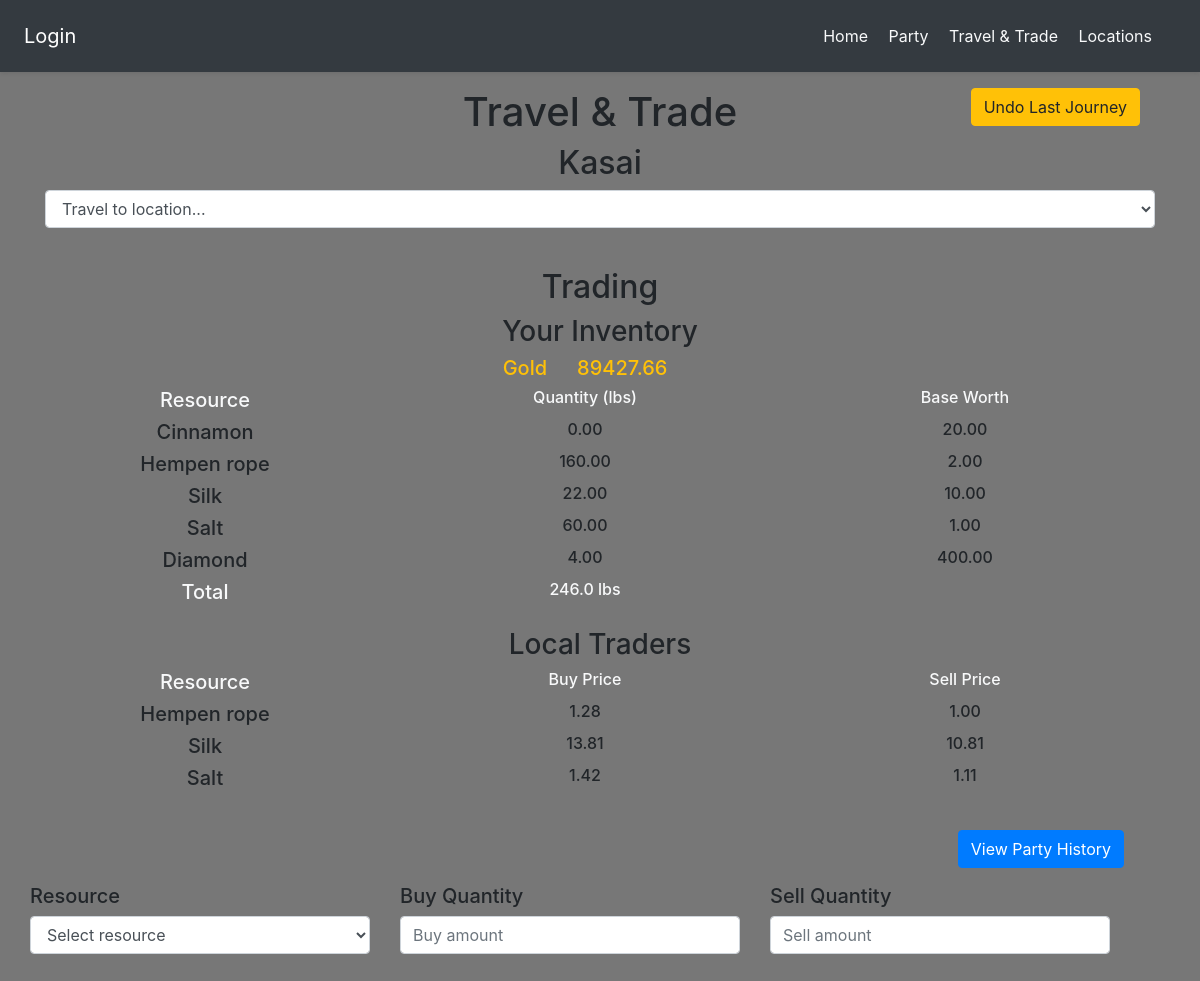
The page /party/travel/ on the database as committed earlier.
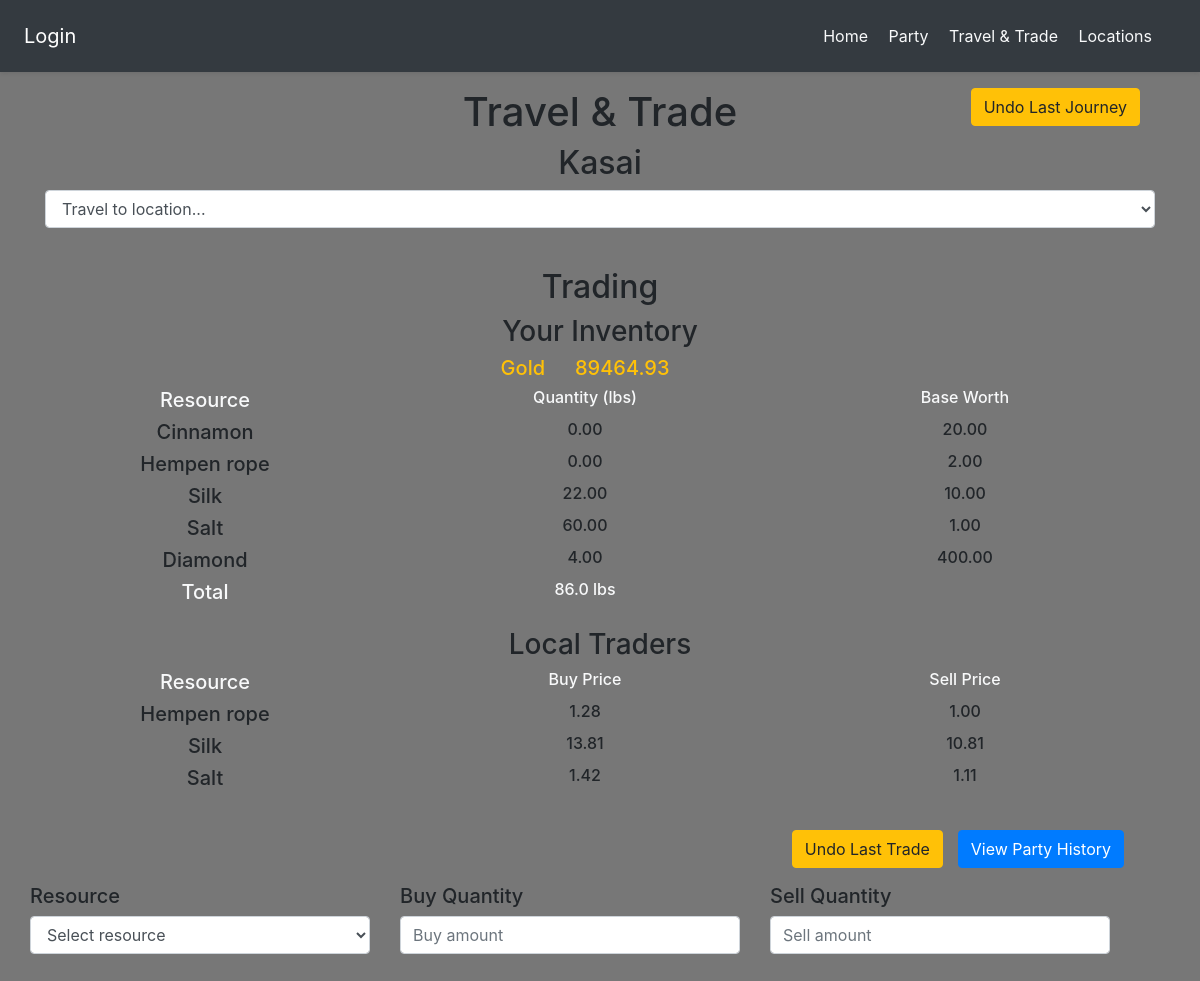
The same page on the database as committed later.
### party/models.py (models this page shows, shortened)
class Party(models.Model):
    members = models.ManyToManyField('Character', related_name='party',)
    location = models.ForeignKey('locations.Location', on_delete=DO_NOTHING)
    journey_count = models.IntegerField(default=1)
    gold = models.FloatField(default=0)
    inventory = models.ManyToManyField('locations.Resource', through='Inventory')
    travel_history = models.ManyToManyField('locations.Location', related_name='history', through='TravelHistory')
    class Meta:
        ordering = ['-id']
    objects = PartyManager()
    def weight(self):
        return ( f'{self.resource_set.aggregate(total_weight=Sum("quantity"))["total_weight"]} lbs' )
    def get_resource(self, r):
        try:
            i = self.resource_set.get(resource_id=r.id)
        except:
            if r is None:
                return
            i = self.inventory.add(r)
        return i
    def latest_trade(self):
        return self.trade_history_set.first() or None
    def latest_journey(self):
        return self.travel_history_set.first() or self.travel_history_set.add_history(self)

class Inventory(models.Model):
    party = models.ForeignKey(Party, related_name='resource_set', on_delete=CASCADE)
    resource = models.ForeignKey('locations.Resource', on_delete=DO_NOTHING)
    quantity = models.FloatField(default=0)

### locations/models.py (models this page shows)
class Resource(models.Model):
    name = models.CharField(unique=True, max_length=50)
    base_value = models.FloatField()
    variance = models.FloatField()
    probability = models.FloatField(null=True, default=None)
    objects = ResourceManager()

### party/views.py (the view)
# urls.py: path('travel/', views.travel_page, name='travel_page'),
def travel_page(request):
    party: Party = Party.objects.get(id=1)
    current_location = party.location
    latest_journey = party.latest_journey()
    latest_trade = party.latest_trade()
    all_locations = Location.objects.exclude(id=current_location.id).order_by('name')
    all_resources = Resource.objects.all()
    for r in all_resources:
        try:
            party.inventory.get(resource_id=r.id)
        except:
            party.inventory.add(r)
    local_resources, inventory, local_specialities = get_stocks(party)
    context = {
        'title': 'Travel Page',
        'party': party,
        'inventory': inventory,
        'current_location': current_location,
        'all_locations': all_locations,
        'local_resources': local_resources,
        'local_specialities': local_specialities,
        'latest_trade': latest_trade,
    }
    return render(request, 'travel.html', context)

### party/views.py (called while the page is built)
def get_price(r:Resource, lr:LocationResource) -> float:
    adjustment = random()
    try:
        return float((lr.base_value or r.base_value) * ( 1 + (lr.variance or r.variance) * (adjustment * 2 - 1) ))
    except:
        return float(r.base_value * ( 1 + r.variance * (adjustment * 2 - 1) ))

### templates/travel.html (shortened to what the changed rows need)
{% extends 'base.html' %}
{% block content %}
<div class="container text-center">
    <div class="row w-100">
        <h1 class="col-auto">Travel & Trade</h1>
    </div>
    <h2 class="text-center w-100">{{ current_location.name }}</h2>
            {% if local_resources %}
            <div class="row mt-4">
                <h2 class="text-center w-100">Trading</h2>
                <div class="row w-100 m-0 mb-3">
                    <h3 class="text-center w-100">Your Inventory</h3>
                    <div class="row w-100 text-warning">
                        <div class="col"></div>
                        <h5 class="col-auto">Gold</h5>
                        <h5 class="col-auto">{{ party.gold|floatformat:2 }}</h5>
                        <div class="col"></div>
                    </div>
                    {% if inventory %}
                        <div class="row w-100 text-light">
                            <h5 class="col">Resource</h5>
                            <h6 class="col">Quantity (lbs)</h6>
                            <h6 class="col">Base Worth</h6>
                        </div>
                        {% for r in inventory %}
                            <div class="row w-100">
                                <h5 class="col">{{ r.name|capfirst }}</h5>
                                <h6 class="col">{{ r.quantity|floatformat:2 }}</h6>
                                <h6 class="col">{{ r.base_value|floatformat:2 }}</h6>
                            </div>
                        {% endfor %}
                        <div class="row w-100">
                            <h5 class="col text-light">Total</h5>
                            <h6 class="col text-light">{{ party.weight }}</h6>
                            <h6 class="col text-light"></h6>
                        </div>
                    {% endif %}
                </div>
                <div class="row w-100 m-0 mb-3">
                    <h3 class="text-center w-100">Local Traders</h3>
                    <div class="row w-100 text-light">
                        <h5 class="col">Resource</h5>
                        <h6 class="col">Buy Price</h6>
                        <h6 class="col">Sell Price</h6>
                    </div>
                    {% for r in local_resources %}
                        <div class="row w-100">
                            <h5 class="col">{{ r.name|capfirst }}</h5>
                            <h6 class="col">{{ r.buy_price|floatformat:2 }}</h6>
                            <h6 class="col">{{ r.sell_price|floatformat:2 }}</h6>
                        </div>
                    {% endfor %}
                </div>
                <div class="container row mt-3">
                    <div class="col"></div>
                    <div class="mx-3 row">
                        {% if latest_trade %}
                            <form action="/party/trade/undo/" method="post" class="m-0 col-auto">
                                <input type="submit"
                                    onclick="return confirm('Are you sure you want to undo the last trade?')"
                                    class="col-auto btn btn-warning"
                                    value="Undo Last Trade">
                            </form>
                        {% endif %}
                        <a href="/party/history/" class="btn btn-primary">View Party History</a>
                    </div>
                </div>
                <form action="/party/trade/deal/" method="post" class="form-group container row w-100" id='container trade_form mt-3'>
                    <div class="container-fluid row m-0 p-0 my-3">
                        <div class="col">
                            <h5 class="text-left row">Resource</h5>
                            <select name="resource_select" id="resource_select" class="form-control row">
                                <option value="">Select resource</option>
                            </select>
                        </div>
                        <div class="col">
                            <h5 class="text-left row">Buy Quantity</h5>
                            <input type="number" name="resource_buy_amount" id="resource_buy_amount" placeholder="Buy amount" class="form-control row">
                        </div>
                        <div class="col">
                            <h5 class="text-left row">Sell Quantity</h5>
                            <input type="number" name="resource_sell_amount" id="resource_sell_amount" placeholder="Sell amount" class="form-control row">
                        </div>
                    </div>
                    <div class="row w-100">
                        <h3 class="col" id="trade_output_text" name="trade_output_text"></h3>
                        <h3 class="col" id="trade_output_number" name="trade_output_number"></h3>
                        <div class="col">
                        </div>
                    </div>
                </form>
            </div>
            {% endif %}
        </div>
{% endblock content %}

Rows that differ between the two databases and show on the page:
changed Party: gold "89427.66" → "89464.93"; weight "246.0 lbs" → "86.0 lbs"
Other text that changed with them:
form field value: (not shown) → "Undo Last Trade"
new list line: "Hempen rope 2.00"
new list line: "0.00"
list line gone: "Hempen rope 2.00"
list line gone: "160.00"
